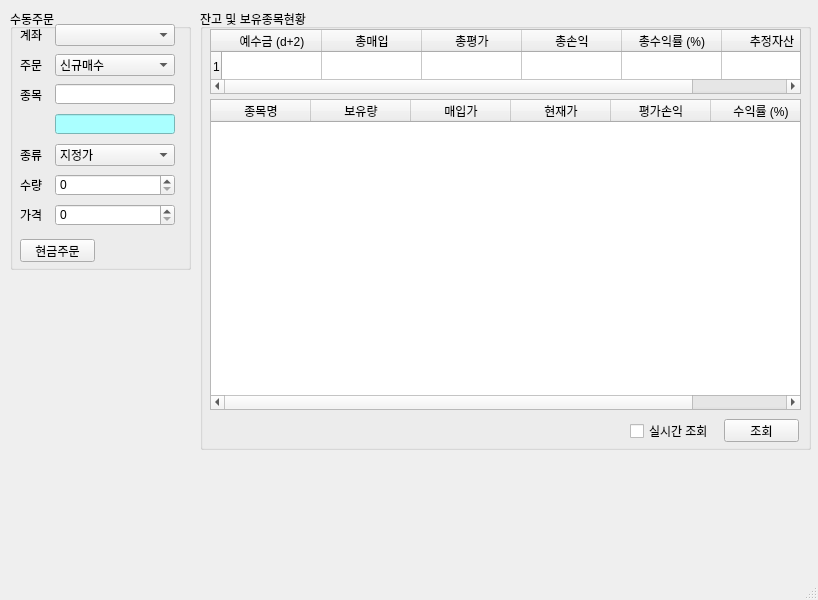
<?xml version="1.0" encoding="UTF-8"?>
<ui version="4.0">
 <class>MainWindow</class>
 <widget class="QMainWindow" name="MainWindow">
  <property name="geometry">
   <rect>
    <x>0</x>
    <y>0</y>
    <width>818</width>
    <height>600</height>
   </rect>
  </property>
  <property name="windowTitle">
   <string>PyTrader v0.3</string>
  </property>
  <property name="windowIcon">
   <iconset>
    <normaloff>icon.png</normaloff>icon.png</iconset>
  </property>
  <widget class="QWidget" name="centralwidget">
   <widget class="QGroupBox" name="groupBox">
    <property name="geometry">
     <rect>
      <x>10</x>
      <y>9</y>
      <width>181</width>
      <height>261</height>
     </rect>
    </property>
    <property name="title">
     <string>수동주문</string>
    </property>
    <widget class="QLabel" name="label">
     <property name="geometry">
      <rect>
       <x>10</x>
       <y>20</y>
       <width>56</width>
       <height>12</height>
      </rect>
     </property>
     <property name="text">
      <string>계좌</string>
     </property>
    </widget>
    <widget class="QComboBox" name="comboBox">
     <property name="geometry">
      <rect>
       <x>45</x>
       <y>15</y>
       <width>120</width>
       <height>22</height>
      </rect>
     </property>
    </widget>
    <widget class="QLabel" name="label_2">
     <property name="geometry">
      <rect>
       <x>10</x>
       <y>50</y>
       <width>56</width>
       <height>12</height>
      </rect>
     </property>
     <property name="text">
      <string>주문</string>
     </property>
    </widget>
    <widget class="QComboBox" name="comboBox_2">
     <property name="geometry">
      <rect>
       <x>45</x>
       <y>45</y>
       <width>120</width>
       <height>22</height>
      </rect>
     </property>
     <item>
      <property name="text">
       <string>신규매수</string>
      </property>
     </item>
     <item>
      <property name="text">
       <string>신규매도</string>
      </property>
     </item>
     <item>
      <property name="text">
       <string>매수취소</string>
      </property>
     </item>
     <item>
      <property name="text">
       <string>매도취소</string>
      </property>
     </item>
    </widget>
    <widget class="QLabel" name="label_3">
     <property name="geometry">
      <rect>
       <x>10</x>
       <y>80</y>
       <width>56</width>
       <height>12</height>
      </rect>
     </property>
     <property name="text">
      <string>종목</string>
     </property>
    </widget>
    <widget class="QLineEdit" name="lineEdit">
     <property name="geometry">
      <rect>
       <x>45</x>
       <y>75</y>
       <width>120</width>
       <height>20</height>
      </rect>
     </property>
    </widget>
    <widget class="QComboBox" name="comboBox_3">
     <property name="geometry">
      <rect>
       <x>45</x>
       <y>135</y>
       <width>120</width>
       <height>22</height>
      </rect>
     </property>
     <item>
      <property name="text">
       <string>지정가</string>
      </property>
     </item>
     <item>
      <property name="text">
       <string>시장가</string>
      </property>
     </item>
    </widget>
    <widget class="QLabel" name="label_4">
     <property name="geometry">
      <rect>
       <x>10</x>
       <y>140</y>
       <width>56</width>
       <height>12</height>
      </rect>
     </property>
     <property name="text">
      <string>종류</string>
     </property>
    </widget>
    <widget class="QLabel" name="label_5">
     <property name="geometry">
      <rect>
       <x>10</x>
       <y>170</y>
       <width>56</width>
       <height>12</height>
      </rect>
     </property>
     <property name="text">
      <string>수량</string>
     </property>
    </widget>
    <widget class="QSpinBox" name="spinBox">
     <property name="geometry">
      <rect>
       <x>45</x>
       <y>165</y>
       <width>120</width>
       <height>22</height>
      </rect>
     </property>
     <property name="maximum">
      <number>1000000</number>
     </property>
    </widget>
    <widget class="QLabel" name="label_6">
     <property name="geometry">
      <rect>
       <x>10</x>
       <y>200</y>
       <width>56</width>
       <height>12</height>
      </rect>
     </property>
     <property name="text">
      <string>가격</string>
     </property>
    </widget>
    <widget class="QSpinBox" name="spinBox_2">
     <property name="geometry">
      <rect>
       <x>45</x>
       <y>195</y>
       <width>120</width>
       <height>22</height>
      </rect>
     </property>
     <property name="prefix">
      <string/>
     </property>
     <property name="maximum">
      <number>10000000</number>
     </property>
     <property name="singleStep">
      <number>100</number>
     </property>
     <property name="value">
      <number>0</number>
     </property>
    </widget>
    <widget class="QPushButton" name="pushButton">
     <property name="geometry">
      <rect>
       <x>10</x>
       <y>230</y>
       <width>75</width>
       <height>23</height>
      </rect>
     </property>
     <property name="text">
      <string>현금주문</string>
     </property>
    </widget>
    <widget class="QLineEdit" name="lineEdit_2">
     <property name="geometry">
      <rect>
       <x>45</x>
       <y>105</y>
       <width>120</width>
       <height>20</height>
      </rect>
     </property>
     <property name="styleSheet">
      <string notr="true">background-color: rgb(170, 255, 255);</string>
     </property>
     <property name="readOnly">
      <bool>true</bool>
     </property>
    </widget>
   </widget>
   <widget class="QGroupBox" name="groupBox_2">
    <property name="geometry">
     <rect>
      <x>200</x>
      <y>9</y>
      <width>611</width>
      <height>441</height>
     </rect>
    </property>
    <property name="title">
     <string>잔고 및 보유종목현황</string>
    </property>
    <widget class="QTableWidget" name="tableWidget">
     <property name="geometry">
      <rect>
       <x>10</x>
       <y>20</y>
       <width>591</width>
       <height>65</height>
      </rect>
     </property>
     <property name="rowCount">
      <number>1</number>
     </property>
     <row/>
     <column>
      <property name="text">
       <string>예수금 (d+2)</string>
      </property>
     </column>
     <column>
      <property name="text">
       <string>총매입</string>
      </property>
     </column>
     <column>
      <property name="text">
       <string>총평가</string>
      </property>
     </column>
     <column>
      <property name="text">
       <string>총손익</string>
      </property>
     </column>
     <column>
      <property name="text">
       <string>총수익률 (%)</string>
      </property>
     </column>
     <column>
      <property name="text">
       <string>추정자산</string>
      </property>
     </column>
    </widget>
    <widget class="QPushButton" name="pushButton_2">
     <property name="geometry">
      <rect>
       <x>524</x>
       <y>410</y>
       <width>75</width>
       <height>23</height>
      </rect>
     </property>
     <property name="text">
      <string>조회</string>
     </property>
    </widget>
    <widget class="QGroupBox" name="groupBox_4">
     <property name="geometry">
      <rect>
       <x>670</x>
       <y>-140</y>
       <width>611</width>
       <height>131</height>
      </rect>
     </property>
     <property name="title">
      <string>잔고확인</string>
     </property>
     <widget class="QTableWidget" name="tableWidget_3">
      <property name="geometry">
       <rect>
        <x>10</x>
        <y>20</y>
        <width>591</width>
        <height>61</height>
       </rect>
      </property>
      <column>
       <property name="text">
        <string>예수금</string>
       </property>
      </column>
      <column>
       <property name="text">
        <string>총매입</string>
       </property>
      </column>
      <column>
       <property name="text">
        <string>총평가</string>
       </property>
      </column>
      <column>
       <property name="text">
        <string>총손익</string>
       </property>
      </column>
      <column>
       <property name="text">
        <string>총수익률</string>
       </property>
      </column>
      <column>
       <property name="text">
        <string>추정자산</string>
       </property>
      </column>
     </widget>
     <widget class="QPushButton" name="pushButton_3">
      <property name="geometry">
       <rect>
        <x>490</x>
        <y>90</y>
        <width>75</width>
        <height>23</height>
       </rect>
      </property>
      <property name="text">
       <string>현금주문</string>
      </property>
     </widget>
    </widget>
    <widget class="QCheckBox" name="checkBox">
     <property name="geometry">
      <rect>
       <x>430</x>
       <y>414</y>
       <width>81</width>
       <height>16</height>
      </rect>
     </property>
     <property name="text">
      <string>실시간 조회</string>
     </property>
    </widget>
    <widget class="QTableWidget" name="tableWidget_2">
     <property name="geometry">
      <rect>
       <x>10</x>
       <y>90</y>
       <width>591</width>
       <height>311</height>
      </rect>
     </property>
     <column>
      <property name="text">
       <string>종목명</string>
      </property>
     </column>
     <column>
      <property name="text">
       <string>보유량</string>
      </property>
     </column>
     <column>
      <property name="text">
       <string>매입가</string>
      </property>
     </column>
     <column>
      <property name="text">
       <string>현재가</string>
      </property>
     </column>
     <column>
      <property name="text">
       <string>평가손익</string>
      </property>
     </column>
     <column>
      <property name="text">
       <string>수익률 (%)</string>
      </property>
     </column>
    </widget>
   </widget>
  </widget>
  <widget class="QMenuBar" name="menubar">
   <property name="geometry">
    <rect>
     <x>0</x>
     <y>0</y>
     <width>818</width>
     <height>21</height>
    </rect>
   </property>
  </widget>
  <widget class="QStatusBar" name="statusbar"/>
 </widget>
 <resources/>
 <connections/>
</ui>
